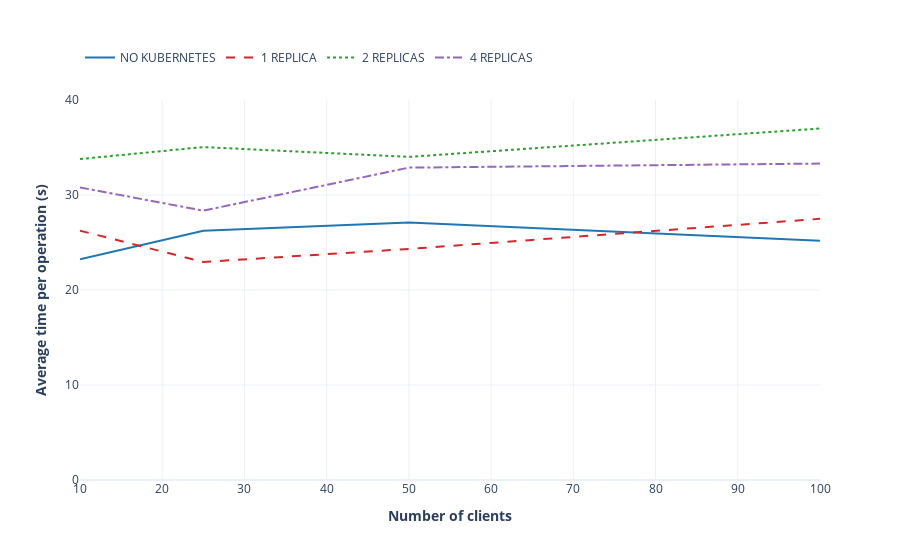

This figure's notebook cell:
### Markdown cell above
### Comparing add operation with different number of replicas. Average times.

### Code cell
no_kubernetes = [23.230, 26.241, 27.111, 25.182]
replica1 = [26.244, 22.949, 24.321, 27.492]
replica2 = [33.786, 35.044, 34.012, 36.998]
replica4 = [30.795, 28.350, 32.882, 33.312]

clientAddAndRemove(no_kubernetes, replica1, replica2, replica4, "Add")

### Figure 1 — Plotly figure (JSON) as saved in the notebook; plotly's stock layout.template omitted (floating-point values rounded to 4 significant figures)
{"data": [{"line": {"color": "#1f77b4"}, "mode": "lines", "name": "NO KUBERNETES", "type": "scatter", "x": [10, 25, 50, 100], "y": [23.23, 26.24, 27.11, 25.18]}, {"line": {"color": "#d62728", "dash": "dash"}, "mode": "lines", "name": "1 REPLICA", "type": "scatter", "x": [10, 25, 50, 100], "y": [26.24, 22.95, 24.32, 27.49]}, {"line": {"color": "#2ca02c", "dash": "dot"}, "mode": "lines", "name": "2 REPLICAS", "type": "scatter", "x": [10, 25, 50, 100], "y": [33.79, 35.04, 34.01, 37.0]}, {"line": {"color": "#9467bd", "dash": "dashdot"}, "mode": "lines", "name": "4 REPLICAS", "type": "scatter", "x": [10, 25, 50, 100], "y": [30.8, 28.35, 32.88, 33.31]}], "layout": {"legend": {"orientation": "h", "y": 1.15}, "xaxis": {"dtick": 10, "range": [10, 100], "tick0": 10, "title": {"text": "<b>Number of clients</b>"}}, "yaxis": {"dtick": 10, "range": [0, 40], "tick0": 0, "title": {"text": "<b>Average time per operation (s)</b>"}}}}
